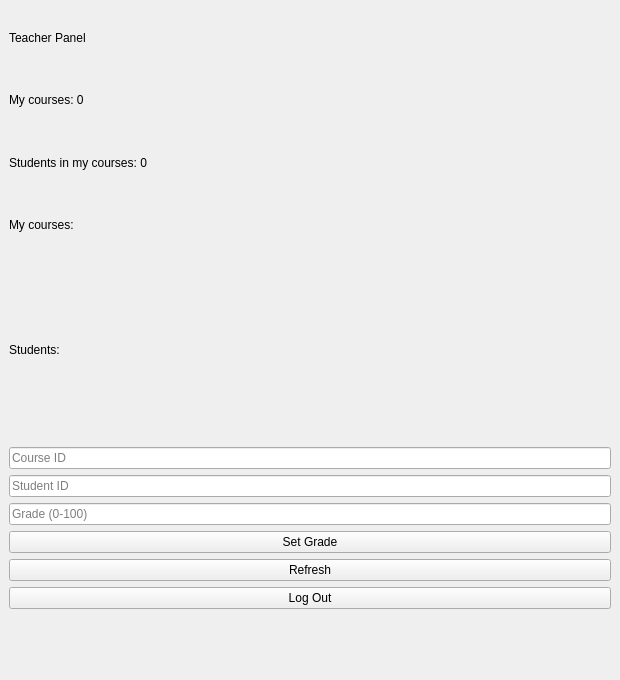
<?xml version="1.0" encoding="UTF-8"?>
<ui version="4.0">
 <class>TeacherWindow</class>
 <widget class="QMainWindow" name="TeacherWindow">
  <property name="geometry">
   <rect>
    <x>0</x>
    <y>0</y>
    <width>620</width>
    <height>680</height>
   </rect>
  </property>
  <property name="windowTitle">
   <string>Study.Table - Teacher</string>
  </property>
  <widget class="QWidget" name="centralwidget">
   <layout class="QVBoxLayout" name="mainLayout">
    <item>
     <widget class="QLabel" name="titleLabel">
      <property name="text">
       <string>Teacher Panel</string>
      </property>
     </widget>
    </item>
    <item>
     <widget class="QLabel" name="coursesCountLabel">
      <property name="text">
       <string>My courses: 0</string>
      </property>
     </widget>
    </item>
    <item>
     <widget class="QLabel" name="studentsCountLabel">
      <property name="text">
       <string>Students in my courses: 0</string>
      </property>
     </widget>
    </item>
    <item>
     <widget class="QLabel" name="coursesHeaderLabel">
      <property name="text">
       <string>My courses:</string>
      </property>
     </widget>
    </item>
    <item>
     <widget class="QLabel" name="coursesListLabel">
      <property name="text">
       <string/>
      </property>
      <property name="wordWrap">
       <bool>true</bool>
      </property>
     </widget>
    </item>
    <item>
     <widget class="QLabel" name="studentsHeaderLabel">
      <property name="text">
       <string>Students:</string>
      </property>
     </widget>
    </item>
    <item>
     <widget class="QLabel" name="studentsListLabel">
      <property name="text">
       <string/>
      </property>
      <property name="wordWrap">
       <bool>true</bool>
      </property>
     </widget>
    </item>
    <item>
     <widget class="QLineEdit" name="courseIdLineEdit">
      <property name="placeholderText">
       <string>Course ID</string>
      </property>
     </widget>
    </item>
    <item>
     <widget class="QLineEdit" name="studentIdLineEdit">
      <property name="placeholderText">
       <string>Student ID</string>
      </property>
     </widget>
    </item>
    <item>
     <widget class="QLineEdit" name="gradeLineEdit">
      <property name="placeholderText">
       <string>Grade (0-100)</string>
      </property>
     </widget>
    </item>
    <item>
     <widget class="QPushButton" name="setGradeButton">
      <property name="text">
       <string>Set Grade</string>
      </property>
     </widget>
    </item>
    <item>
     <widget class="QPushButton" name="refreshButton">
      <property name="text">
       <string>Refresh</string>
      </property>
     </widget>
    </item>
    <item>
     <widget class="QPushButton" name="logoutButton">
      <property name="text">
       <string>Log Out</string>
      </property>
     </widget>
    </item>
    <item>
     <widget class="QLabel" name="statusLabel">
      <property name="text">
       <string/>
      </property>
     </widget>
    </item>
   </layout>
  </widget>
 </widget>
 <resources/>
 <connections/>
</ui>
